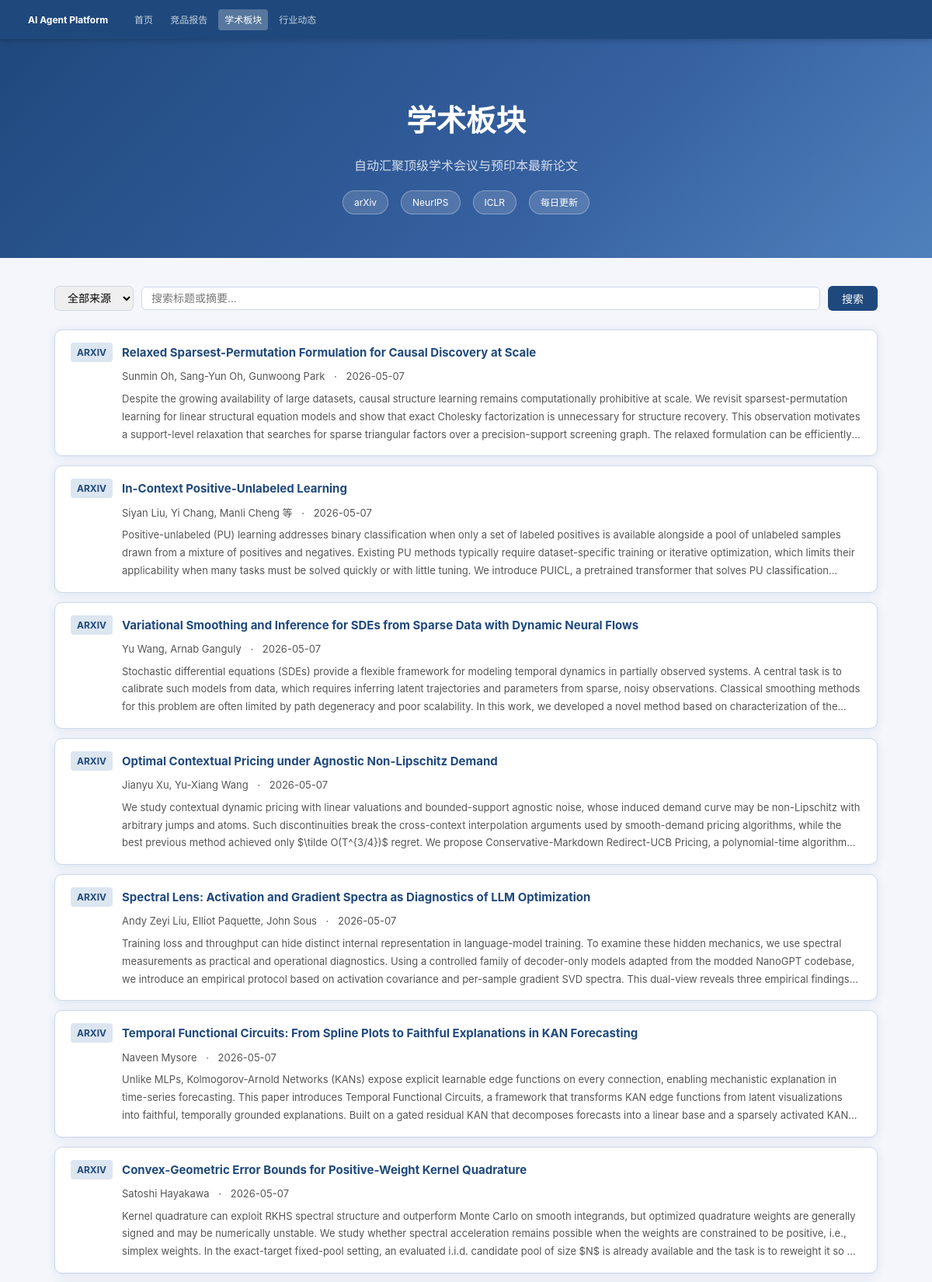
/papers (upper part), run on the app's committed database.
### models/paper.py (models this page shows)
class Paper(Base):
    __tablename__ = "papers"
    __table_args__ = (
        UniqueConstraint("title", "published_date", name="uq_paper_title_date"),
    )
    id = Column(Integer, primary_key=True, autoincrement=True)
    source = Column(String(20), nullable=False, index=True)
    title = Column(String(500), nullable=False)
    authors = Column(JSON, nullable=False, default=list)
    abstract = Column(Text, nullable=False, default="")
    url = Column(String(500), nullable=False)
    pdf_url = Column(String(500), nullable=True)
    published_date = Column(Date, nullable=False, index=True)
    categories = Column(JSON, nullable=False, default=list)
    crawled_at = Column(DateTime, server_default=func.now())

### main.py (the view)
@app.get("/papers", response_class=HTMLResponse)
async def page_papers(
    source: str | None = None,
    keyword: str | None = None,
    page: int = 1,
    db: AsyncSession = Depends(get_db),
):
    q = select(Paper)
    if source:
        q = q.where(Paper.source == source)
    if keyword:
        pattern = f"%{keyword}%"
        q = q.where((Paper.title.ilike(pattern)) | (Paper.abstract.ilike(pattern)))
    q = q.order_by(Paper.published_date.desc(), Paper.id.desc())
    q = q.offset((page - 1) * 20).limit(20)
    result = await db.execute(q)
    papers = result.scalars().all()
    from sqlalchemy import func
    count_q = select(func.count()).select_from(Paper)
    if source:
        count_q = count_q.where(Paper.source == source)
    if keyword:
        pattern = f"%{keyword}%"
        count_q = count_q.where((Paper.title.ilike(pattern)) | (Paper.abstract.ilike(pattern)))
    total = (await db.execute(count_q)).scalar() or 0
    return render("papers.html", papers=papers, source=source, keyword=keyword,
                  page=page, total=total, current_page="papers")

### templates/papers.html (shortened to what this page needs)
{% extends "base.html" %}
{% set current_page = 'papers' %}
{% block hero %}
<div class="hero">
  <h1>学术板块</h1>
  <p>自动汇聚顶级学术会议与预印本最新论文</p>
  <div class="meta">
    <span class="badge">arXiv</span>
    <span class="badge">NeurIPS</span>
    <span class="badge">ICLR</span>
    <span class="badge">每日更新</span>
  </div>
</div>
{% endblock %}
{% block content %}
<div class="container">
  <form method="get" action="/papers" class="filter-bar" style="display:flex;flex-wrap:wrap;gap:10px;margin-bottom:24px;align-items:center;">
    <select name="source" style="padding:6px 12px;border:1px solid var(--border);border-radius:6px;font-size:14px;">
      <option value="">全部来源</option>
    </select>
    <input type="text" name="keyword" value="{{ keyword or '' }}" placeholder="搜索标题或摘要..." style="flex:1;min-width:200px;padding:6px 12px;border:1px solid var(--border);border-radius:6px;font-size:14px;">
    <button type="submit" style="padding:6px 18px;background:var(--blue-dark);color:#fff;border:none;border-radius:6px;cursor:pointer;font-size:14px;">搜索</button>
  </form>
  {% if papers %}
  <div class="paper-list">
    {% for p in papers %}
    <a href="/papers/{{ p.id }}" class="paper-card" style="display:block;background:var(--white);border:1px solid var(--border);border-radius:var(--radius);padding:16px 20px;margin-bottom:12px;text-decoration:none;color:inherit;transition:transform .15s,box-shadow .15s;box-shadow:var(--shadow);">
      <div style="display:flex;align-items:flex-start;gap:12px;">
        <span class="paper-source source-{{ p.source }}" style="flex-shrink:0;display:inline-block;padding:2px 8px;border-radius:4px;font-size:12px;font-weight:700;{% if p.source == 'arxiv' %}background:#dce6f1;color:#1F497D;{% elif p.source == 'neurips' %}background:#d4edda;color:#155724;{% else %}background:#fff3cd;color:#856404;{% endif %}">{{ p.source.upper() }}</span>
        <div style="flex:1;min-width:0;">
          <div class="paper-title" style="font-weight:700;font-size:15px;color:var(--blue-dark);margin-bottom:6px;display:-webkit-box;-webkit-line-clamp:2;-webkit-box-orient:vertical;overflow:hidden;">{{ p.title }}</div>
          <div class="paper-meta" style="font-size:13px;color:var(--text-light);margin-bottom:6px;">
            {{ p.authors[:3] | join(', ') }}{% if p.authors | length > 3 %} 等{% endif %}
            <span style="margin:0 8px;">·</span>
            {{ p.published_date }}
          </div>
          <div class="paper-abstract" style="font-size:13px;color:var(--text-light);display:-webkit-box;-webkit-line-clamp:3;-webkit-box-orient:vertical;overflow:hidden;">{{ p.abstract }}</div>
        </div>
      </div>
    </a>
    {% endfor %}
  </div>
  {% set total_pages = ((total + 19) // 20) | int %}
  {% endif %}
</div>
{% endblock %}

### templates/base.html (shortened to what this page needs)
<!DOCTYPE html>
<html lang="zh-CN">
<head>
<link rel="stylesheet" href="/static/style.css">
</head>
<body>
<nav>
  <span class="logo"><a href="/">AI Agent Platform</a></span>
  <a href="/" class="{% if current_page == 'home' %}active{% endif %}">首页</a>
  <a href="/report" class="{% if current_page == 'report' %}active{% endif %}">竞品报告</a>
  <a href="/papers" class="{% if current_page == 'papers' %}active{% endif %}">学术板块</a>
  <a href="/news" class="{% if current_page == 'news' %}active{% endif %}">行业动态</a>
</nav>
{% block hero %}{% endblock %}
{% block content %}{% endblock %}
</body>
</html>

### static/style.css (style rules this page uses)
:root { --blue-dark: #1F497D; --blue-mid: #3660A0; --blue-light: #4F81BD; --blue-pale: #DCE6F1; --accent: #E8A020; --text: #1a1a2e; --text-light: #555; --bg: #f4f6fb; --white: #fff; --border: #d0d8e8; --radius: 10px; --shadow: 0 2px 12px rgba(31,73,125,0.10); }
* { box-sizing: border-box; margin: 0; padding: 0; }
body { font-family: -apple-system,"PingFang SC","Microsoft YaHei",sans-serif; background: var(--bg); color: var(--text); line-height: 1.75; font-size: 15px; }
nav { position: sticky; top: 0; z-index: 100; background: var(--blue-dark); padding: 0 28px; display: flex; align-items: center; gap: 6px; height: 50px; box-shadow: 0 2px 8px rgba(0,0,0,.2); flex-wrap: wrap; }
nav .logo { color: #fff; font-weight: 700; font-size: 14px; margin-right: 12px; white-space: nowrap; }
nav .logo a { color: #fff; text-decoration: none; }
nav a { color: rgba(255,255,255,.75); text-decoration: none; font-size: 12px; padding: 3px 8px; border-radius: 4px; transition: all .2s; white-space: nowrap; }
nav a.active { color: #fff; background: rgba(255,255,255,.25); }
.hero { background: linear-gradient(135deg, var(--blue-dark) 0%, var(--blue-mid) 60%, var(--blue-light) 100%); color: #fff; text-align: center; padding: 72px 32px 56px; }
.hero h1 { font-size: 2.4rem; font-weight: 800; margin-bottom: 10px; }
.hero p { font-size: 1rem; opacity: .8; }
.hero .meta { margin-top: 18px; display: flex; justify-content: center; gap: 16px; flex-wrap: wrap; }
.hero .badge { background: rgba(255,255,255,.15); border: 1px solid rgba(255,255,255,.3); border-radius: 20px; padding: 4px 14px; font-size: 12px; }
.container { max-width: 1100px; margin: 0 auto; padding: 36px 20px 80px; }

### data on the page
Paper: source "ARXIV", title "Relaxed Sparsest-Permutation Formulation for Causal Discovery at Scale", authors "Sunmin Oh, Sang-Yun Oh, Gunwoong Park", published_date "2026-05-07", abstract "Despite the growing availability of large datasets, causal structure learning remains computationally prohibitive at scale. We revisit sparsest-permutation learning for linear structural equation models and show that exact Cholesky factorization is unnecessary for structure recovery. This observation motivates a support-level relaxation that searches for sparse triangular factors over a precision-support screening graph. The relaxed formulation can be…"
Paper: source "ARXIV", title "In-Context Positive-Unlabeled Learning", authors "Siyan Liu, Yi Chang, Manli Cheng", shows "等", published_date "2026-05-07", abstract "Positive-unlabeled (PU) learning addresses binary classification when only a set of labeled positives is available alongside a pool of unlabeled samples drawn from a mixture of positives and negatives. Existing PU methods typically require dataset-specific training or iterative optimization, which limits their applicability when many tasks must be solved quickly or with little tuning. We introduce PUICL, a pretrained transformer that solves PU…"
Paper: source "ARXIV", title "Variational Smoothing and Inference for SDEs from Sparse Data with Dynamic Neural Flows", authors "Yu Wang, Arnab Ganguly", published_date "2026-05-07", abstract "Stochastic differential equations (SDEs) provide a flexible framework for modeling temporal dynamics in partially observed systems. A central task is to calibrate such models from data, which requires inferring latent trajectories and parameters from sparse, noisy observations. Classical smoothing methods for this problem are often limited by path degeneracy and poor scalability. In this work, we developed a novel method based on characterization of…"
Paper: source "ARXIV", title "Optimal Contextual Pricing under Agnostic Non-Lipschitz Demand", authors "Jianyu Xu, Yu-Xiang Wang", published_date "2026-05-07", abstract "We study contextual dynamic pricing with linear valuations and bounded-support agnostic noise, whose induced demand curve may be non-Lipschitz with arbitrary jumps and atoms. Such discontinuities break the cross-context interpolation arguments used by smooth-demand pricing algorithms, while the best previous method achieved only $\\tilde O(T^{3/4})$ regret. We propose Conservative-Markdown Redirect-UCB Pricing, a polynomial-time…"
Paper: source "ARXIV", title "Spectral Lens: Activation and Gradient Spectra as Diagnostics of LLM Optimization", authors "Andy Zeyi Liu, Elliot Paquette, John Sous", published_date "2026-05-07", abstract "Training loss and throughput can hide distinct internal representation in language-model training. To examine these hidden mechanics, we use spectral measurements as practical and operational diagnostics. Using a controlled family of decoder-only models adapted from the modded NanoGPT codebase, we introduce an empirical protocol based on activation covariance and per-sample gradient SVD spectra. This dual-view reveals three empirical…"
Paper: source "ARXIV", title "Temporal Functional Circuits: From Spline Plots to Faithful Explanations in KAN Forecasting", authors "Naveen Mysore", published_date "2026-05-07", abstract "Unlike MLPs, Kolmogorov-Arnold Networks (KANs) expose explicit learnable edge functions on every connection, enabling mechanistic explanation in time-series forecasting. This paper introduces Temporal Functional Circuits, a framework that transforms KAN edge functions from latent visualizations into faithful, temporally grounded explanations. Built on a gated residual KAN that decomposes forecasts into a linear base and a sparsely activated…"
Paper: source "ARXIV", title "Convex-Geometric Error Bounds for Positive-Weight Kernel Quadrature", authors "Satoshi Hayakawa", published_date "2026-05-07", abstract "Kernel quadrature can exploit RKHS spectral structure and outperform Monte Carlo on smooth integrands, but optimized quadrature weights are generally signed and may be numerically unstable. We study whether spectral acceleration remains possible when the weights are constrained to be positive, i.e., simplex weights. In the exact-target fixed-pool setting, an evaluated i.i.d. candidate pool of size $N$ is already available and the task is to reweight it so…"
